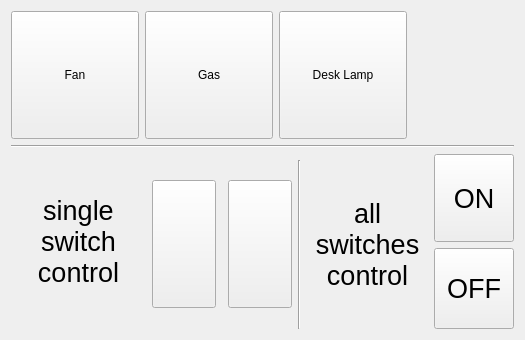
<?xml version="1.0" encoding="UTF-8"?>
<ui version="4.0">
 <class>SwitchesControl</class>
 <widget class="QWidget" name="SwitchesControl">
  <property name="geometry">
   <rect>
    <x>0</x>
    <y>0</y>
    <width>525</width>
    <height>340</height>
   </rect>
  </property>
  <layout class="QGridLayout" name="gridLayout">
   <item row="0" column="0" colspan="7">
    <layout class="QHBoxLayout" name="horizontalLayout">
     <item>
      <widget class="QPushButton" name="switch1Button">
       <property name="sizePolicy">
        <sizepolicy hsizetype="Fixed" vsizetype="Fixed">
         <horstretch>0</horstretch>
         <verstretch>0</verstretch>
        </sizepolicy>
       </property>
       <property name="minimumSize">
        <size>
         <width>128</width>
         <height>128</height>
        </size>
       </property>
       <property name="text">
        <string>Fan</string>
       </property>
       <property name="checkable">
        <bool>true</bool>
       </property>
      </widget>
     </item>
     <item>
      <widget class="QPushButton" name="switch2Button">
       <property name="sizePolicy">
        <sizepolicy hsizetype="Fixed" vsizetype="Fixed">
         <horstretch>0</horstretch>
         <verstretch>0</verstretch>
        </sizepolicy>
       </property>
       <property name="minimumSize">
        <size>
         <width>128</width>
         <height>128</height>
        </size>
       </property>
       <property name="maximumSize">
        <size>
         <width>128</width>
         <height>12877215</height>
        </size>
       </property>
       <property name="text">
        <string>Gas</string>
       </property>
       <property name="checkable">
        <bool>true</bool>
       </property>
      </widget>
     </item>
     <item>
      <widget class="QPushButton" name="switch3Button">
       <property name="minimumSize">
        <size>
         <width>128</width>
         <height>128</height>
        </size>
       </property>
       <property name="maximumSize">
        <size>
         <width>128</width>
         <height>128</height>
        </size>
       </property>
       <property name="text">
        <string>Desk Lamp</string>
       </property>
       <property name="checkable">
        <bool>true</bool>
       </property>
      </widget>
     </item>
     <item>
      <spacer name="horizontalSpacer">
       <property name="orientation">
        <enum>Qt::Horizontal</enum>
       </property>
       <property name="sizeHint" stdset="0">
        <size>
         <width>144</width>
         <height>20</height>
        </size>
       </property>
      </spacer>
     </item>
    </layout>
   </item>
   <item row="1" column="0" colspan="7">
    <widget class="Line" name="line">
     <property name="orientation">
      <enum>Qt::Horizontal</enum>
     </property>
    </widget>
   </item>
   <item row="2" column="0" rowspan="3">
    <widget class="QLabel" name="signleLabel">
     <property name="font">
      <font>
       <pointsize>20</pointsize>
      </font>
     </property>
     <property name="text">
      <string>single switch
control</string>
     </property>
     <property name="alignment">
      <set>Qt::AlignCenter</set>
     </property>
     <property name="wordWrap">
      <bool>true</bool>
     </property>
    </widget>
   </item>
   <item row="3" column="1" rowspan="2">
    <widget class="QPushButton" name="singleOnButton">
     <property name="sizePolicy">
      <sizepolicy hsizetype="Minimum" vsizetype="Preferred">
       <horstretch>0</horstretch>
       <verstretch>1</verstretch>
      </sizepolicy>
     </property>
     <property name="minimumSize">
      <size>
       <width>64</width>
       <height>128</height>
      </size>
     </property>
     <property name="maximumSize">
      <size>
       <width>64</width>
       <height>128</height>
      </size>
     </property>
     <property name="font">
      <font>
       <pointsize>25</pointsize>
      </font>
     </property>
     <property name="autoFillBackground">
      <bool>false</bool>
     </property>
     <property name="icon">
      <iconset resource="../res/hac01.qrc">
       <normaloff>:/hac01/images/start-32x32.png</normaloff>:/hac01/images/start-32x32.png</iconset>
     </property>
     <property name="iconSize">
      <size>
       <width>32</width>
       <height>32</height>
      </size>
     </property>
    </widget>
   </item>
   <item row="3" column="2" rowspan="2">
    <spacer name="horizontalSpacer_2">
     <property name="orientation">
      <enum>Qt::Horizontal</enum>
     </property>
     <property name="sizeHint" stdset="0">
      <size>
       <width>12</width>
       <height>91</height>
      </size>
     </property>
    </spacer>
   </item>
   <item row="3" column="3" rowspan="2">
    <widget class="QPushButton" name="singleOffButton">
     <property name="sizePolicy">
      <sizepolicy hsizetype="Minimum" vsizetype="Preferred">
       <horstretch>0</horstretch>
       <verstretch>1</verstretch>
      </sizepolicy>
     </property>
     <property name="minimumSize">
      <size>
       <width>64</width>
       <height>128</height>
      </size>
     </property>
     <property name="maximumSize">
      <size>
       <width>64</width>
       <height>128</height>
      </size>
     </property>
     <property name="font">
      <font>
       <pointsize>25</pointsize>
      </font>
     </property>
     <property name="icon">
      <iconset resource="../res/hac01.qrc">
       <normaloff>:/hac01/images/stop-32x32.png</normaloff>:/hac01/images/stop-32x32.png</iconset>
     </property>
     <property name="iconSize">
      <size>
       <width>32</width>
       <height>32</height>
      </size>
     </property>
    </widget>
   </item>
   <item row="3" column="4" rowspan="2">
    <widget class="Line" name="line_2">
     <property name="orientation">
      <enum>Qt::Vertical</enum>
     </property>
    </widget>
   </item>
   <item row="3" column="5" rowspan="2">
    <widget class="QLabel" name="allLabel">
     <property name="font">
      <font>
       <pointsize>20</pointsize>
      </font>
     </property>
     <property name="text">
      <string>all switches
control</string>
     </property>
     <property name="alignment">
      <set>Qt::AlignCenter</set>
     </property>
     <property name="wordWrap">
      <bool>true</bool>
     </property>
    </widget>
   </item>
   <item row="2" column="6" rowspan="2">
    <widget class="QPushButton" name="allOnButton">
     <property name="sizePolicy">
      <sizepolicy hsizetype="Minimum" vsizetype="Expanding">
       <horstretch>0</horstretch>
       <verstretch>0</verstretch>
      </sizepolicy>
     </property>
     <property name="minimumSize">
      <size>
       <width>64</width>
       <height>64</height>
      </size>
     </property>
     <property name="maximumSize">
      <size>
       <width>128</width>
       <height>128</height>
      </size>
     </property>
     <property name="font">
      <font>
       <pointsize>20</pointsize>
      </font>
     </property>
     <property name="text">
      <string>ON</string>
     </property>
    </widget>
   </item>
   <item row="4" column="6">
    <widget class="QPushButton" name="allOffButton">
     <property name="sizePolicy">
      <sizepolicy hsizetype="Minimum" vsizetype="Expanding">
       <horstretch>0</horstretch>
       <verstretch>0</verstretch>
      </sizepolicy>
     </property>
     <property name="font">
      <font>
       <pointsize>20</pointsize>
       <weight>50</weight>
       <bold>false</bold>
      </font>
     </property>
     <property name="text">
      <string>OFF</string>
     </property>
    </widget>
   </item>
  </layout>
 </widget>
 <resources>
  <include location="../res/hac01.qrc"/>
 </resources>
 <connections/>
</ui>
